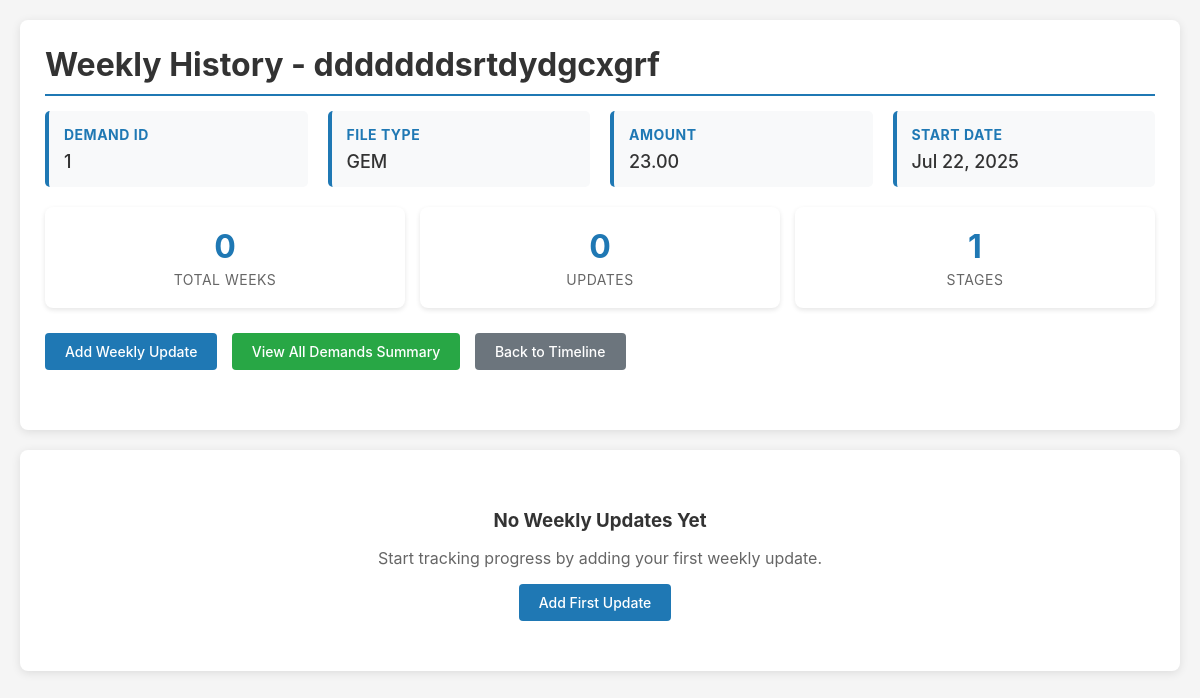
The app's page /demand/44/weekly/history/ with its own data.
### trackerapp/models.py (models this page shows, shortened)
class Demand(models.Model):
    name = models.CharField(max_length=200)
    created_at = models.DateTimeField(auto_now_add=True)
    demand_ID = models.CharField(max_length=100, null=True, blank=True)
    file_type = models.CharField(max_length=100, null=True, blank=True)
    file_subtype = models.CharField(max_length=100, null=True, blank=True)
    file_detail = models.CharField(max_length=100, null=True, blank=True)
    demand_amount = models.DecimalField(max_digits=15, decimal_places=2, null=True, blank=True)
    io_name = models.CharField(max_length=200, null=True, blank=True)
    start_date = models.DateField(null=True, blank=True)
    duration_months = models.IntegerField(null=True, blank=True)
    weekly_start_date = models.DateField(null=True, blank=True)
    weekly_end_date = models.DateField(null=True, blank=True)
    selected_stages = models.JSONField(default=list, blank=True)  # Store list of selected stage names

### trackerapp/views.py (the view, shortened to what this page needs)
# urls.py: path('demand/<int:demand_id>/weekly/history/', views.weekly_history, name='weekly_history'),
def weekly_history(request, demand_id):
    demand = get_object_or_404(Demand, id=demand_id)
    weekly_updates = WeeklyUpdate.objects.filter(demand=demand).order_by('-week_number')
    total_weeks = weekly_updates.count()
    stage_progression = []
    return render(request, 'trackerapp/weekly_history.html', {
        'demand': demand,
        'weekly_updates': weekly_updates,
        'total_weeks': total_weeks,
        'stage_progression': stage_progression
    })

### trackerapp/templates/trackerapp/weekly_history.html (shortened to what this page needs)
<!DOCTYPE html>
<html lang="en">
<head>
</head>
<body>
    <div class="container">
        <div class="header">
            <h1>Weekly History - {{ demand.name }}</h1>
            <div class="demand-info">
                <div class="info-card">
                    <h4>Demand ID</h4>
                    <p>{{ demand.demand_ID|default:"Not specified" }}</p>
                </div>
                <div class="info-card">
                    <h4>File Type</h4>
                    <p>{{ demand.file_type|default:"Not specified" }}</p>
                </div>
                <div class="info-card">
                    <h4>Amount</h4>
                    <p>{{ demand.demand_amount|default:"Not specified" }}</p>
                </div>
                <div class="info-card">
                    <h4>Start Date</h4>
                    <p>{{ demand.start_date|date:"M d, Y"|default:"Not specified" }}</p>
                </div>
            </div>
            <div class="summary-stats">
                <div class="stat-card">
                    <div class="stat-number">{{ total_weeks }}</div>
                    <div class="stat-label">Total Weeks</div>
                </div>
                <div class="stat-card">
                    <div class="stat-number">{{ weekly_updates.count }}</div>
                    <div class="stat-label">Updates</div>
                </div>
                <div class="stat-card">
                    <div class="stat-number">{{ demand.stages.count }}</div>
                    <div class="stat-label">Stages</div>
                </div>
            </div>
            <div class="actions">
                <a href="{% url 'add_weekly_update' demand_id=demand.id %}" class="btn btn-primary">Add Weekly
                    Update</a>
                <a href="{% url 'weekly_summary' %}" class="btn btn-success">View All Demands Summary</a>
                <a href="{% url 'demand_list' %}" class="btn btn-secondary">Back to Timeline</a>
            </div>
        </div>
        <div class="weekly-updates">
            {% if weekly_updates %}
            {% for update in weekly_updates %}
            <div class="update-card">
                <div class="update-header">
                    <div class="week-info">
                        <div class="week-number">Week {{ update.week_number }}</div>
                        <div class="week-dates">{{ update.week_start_date|date:"M d" }} - {{ update.week_end_date|date:"M d, Y" }}</div>
                    </div>
                    <div class="update-actions">
                        {% if update.current_stage %}
                        <span class="stage-badge">{{ update.get_current_stage_display }}</span>
                        {% endif %}
                        <a href="{% url 'edit_weekly_update' update_id=update.id %}"
                            class="btn btn-primary btn-small">Edit</a>
                        <a href="javascript:void(0)" class="btn btn-secondary btn-small"
                            onclick="deleteWeeklyUpdate({{ update.id }}, '{{ demand.id }}')">Delete</a>
                    </div>
                </div>
                <div class="update-content">
                    {% if update.achievements %}
                    <div class="content-section">
                        <h4>Stage Details</h4>
                        <p>{{ update.achievements|linebreaks }}</p>
                    </div>
                    {% endif %}
                    {% if update.challenges %}
                    <div class="content-section">
                        <h4>Challenges</h4>
                        <p>{{ update.challenges|linebreaks }}</p>
                    </div>
                    {% endif %}
                    <div class="content-section">
                        <h4>Update Info</h4>
                        <p><strong>Created:</strong> {{ update.created_at|date:"M d, Y H:i" }}</p>
                        {% if update.updated_at != update.created_at %}
                        <p><strong>Last Updated:</strong> {{ update.updated_at|date:"M d, Y H:i" }}</p>
                        {% endif %}
                    </div>
                </div>
            </div>
            {% endfor %}
            {% else %}
            <div class="no-updates">
                <h3>No Weekly Updates Yet</h3>
                <p>Start tracking progress by adding your first weekly update.</p>
                <a href="{% url 'add_weekly_update' demand_id=demand.id %}" class="btn btn-primary">Add First Update</a>
            </div>
            {% endif %}
        </div>
    </div>
</body>
</html>

### trackerapp/templates/trackerapp/weekly_history.html (style rules this page uses)
body { font-family: -apple-system, BlinkMacSystemFont, "Segoe UI", Roboto, sans-serif; margin: 0; padding: 20px; background-color: #f5f5f5; color: #333; }
.container { max-width: 1200px; margin: 0 auto; }
.header { background-color: white; padding: 25px; border-radius: 8px; box-shadow: 0 2px 10px rgba(0, 0, 0, 0.1); margin-bottom: 20px; }
h1 { color: #333; margin: 0 0 15px 0; border-bottom: 2px solid #1f78b4; padding-bottom: 10px; }
.demand-info { display: grid; grid-template-columns: repeat(auto-fit, minmax(200px, 1fr)); gap: 20px; margin-bottom: 20px; }
.info-card { background-color: #f8f9fa; padding: 15px; border-radius: 5px; border-left: 4px solid #1f78b4; }
.info-card h4 { margin: 0 0 8px 0; color: #1f78b4; font-size: 14px; text-transform: uppercase; letter-spacing: 0.5px; }
.info-card p { margin: 0; font-size: 18px; font-weight: 500; }
.summary-stats { display: grid; grid-template-columns: repeat(auto-fit, minmax(150px, 1fr)); gap: 15px; margin-bottom: 25px; }
.stat-card { background-color: white; padding: 20px; border-radius: 8px; text-align: center; box-shadow: 0 2px 5px rgba(0, 0, 0, 0.1); }
.stat-number { font-size: 32px; font-weight: bold; color: #1f78b4; margin-bottom: 5px; }
.stat-label { color: #666; font-size: 14px; text-transform: uppercase; letter-spacing: 0.5px; }
.actions { margin-bottom: 25px; }
.btn { display: inline-block; padding: 10px 20px; font-size: 14px; font-weight: 500; text-decoration: none; border-radius: 4px; border: none; cursor: pointer; margin-right: 10px; margin-bottom: 10px; }
.btn-primary { background-color: #1f78b4; color: white; }
.btn-secondary { background-color: #6c757d; color: white; }
.btn-success { background-color: #28a745; color: white; }
.weekly-updates { background-color: white; border-radius: 8px; box-shadow: 0 2px 10px rgba(0, 0, 0, 0.1); overflow: hidden; }
.no-updates { text-align: center; padding: 40px; color: #666; }
.no-updates h3 { margin-bottom: 10px; color: #333; }

### records on screen
Demand: name "dddddddsrtdydgcxgrf", demand_ID "1", file_type "GEM", demand_amount "23.00", start_date "Jul 22, 2025", stages.count "1"

### other values on screen
{{ total_weeks }} "0"
{{ weekly_updates.count }} "0"
